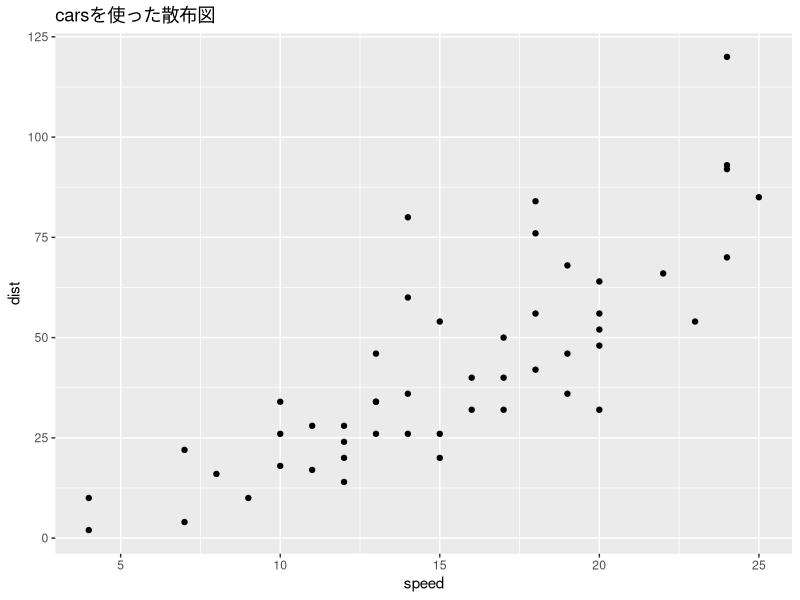
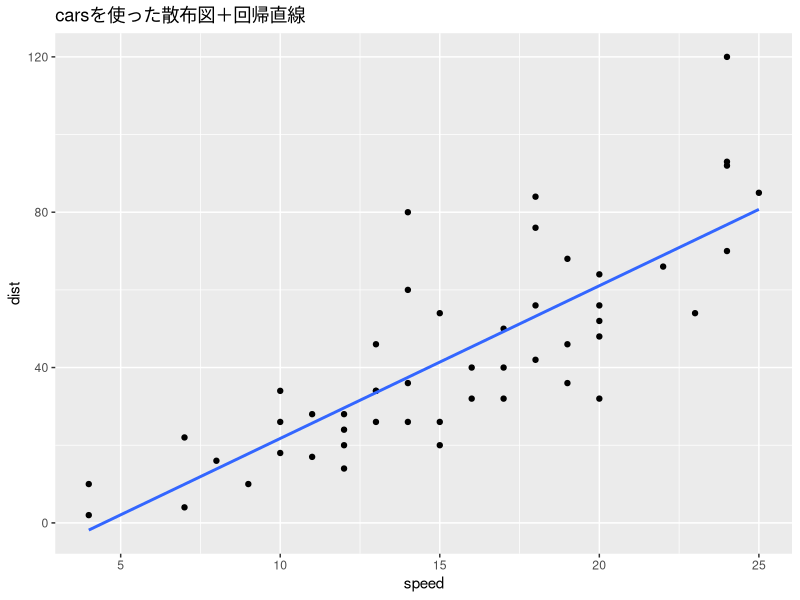

These figures' R source, in order: (Note: this script raises an error after producing the figures.)

#### 散布図の見方・使い方 ####
library(ggplot2)
ggplot(cars,aes(x = speed,y = dist)) +
  geom_point() +
  ggtitle("carsを使った散布図")


#### 散布図の見方・使い方2 ####
ggplot(cars,aes(x = speed,y = dist)) +
  geom_point() +
  geom_smooth(method = lm,se = F) +
  ggtitle("carsを使った散布図＋回帰直線")
  
  
#### 散布図の利用例 ####
ggplot(ShopPotition,aes(x = 客単価,y = 客数)) + 
  geom_point() + 
  ggtitle("店舗のポジション確認")


#### 散布図の利用例２ ####
ggplot(ShopPotition,aes(x = 客単価,y = 客数)) +
  geom_point() +
  geom_line(aes(y = mean(ShopPotition$客数))) +
  geom_line(aes(x = mean(ShopPotition$客単価))) +
  ggtitle("店舗のポジション確認 + 平均線")
